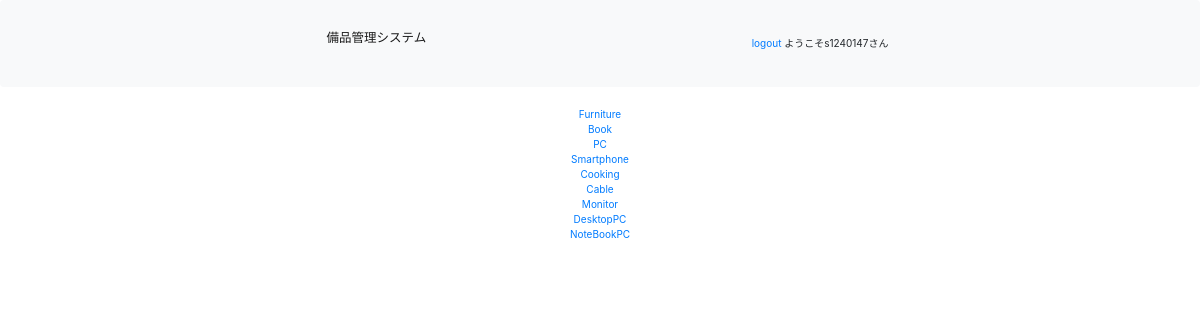
Page /fixtures/category_list/ (signed in) on the committed database.
### fixtures/models.py (models this page shows)
class Category(models.Model):
    name = models.CharField(max_length=20)
    def __str__(self):
        return self.name

### fixtures/views.py (the view, shortened to what this page needs)
# urls.py: path('category_list/',fixtures_views.category_list,name='category_list'),
@login_required
def category_list(request):
    if "category" in request.GET: # get Category by QueryParameter
        category = request.GET.get("category")
    else:                       # No queryParameter
        try:
            category_list=Category.objects.all()
        except Category.DoesNotExist:
            raise Http404("Category does not exist")
        else:
            return render(request,
                          'category.html',
                          {"category_list":category_list}
                          )

### templates/category.html (shortened to what this page needs)
{% extends 'base.html' %}
{% block content %}
<div align="center">
{% if category_list %}
    {% for category in category_list %}
        <a href="?category={{ category }}">{{ category }}</a><br>
    {% endfor %}
{% endif %}
</div>
{% endblock %}

### templates/base.html (shortened to what this page needs)
<!DOCTYPE html>
<html lang="en">
  <head>
    <link rel="stylesheet" href="https://maxcdn.bootstrapcdn.com/bootstrap/3.3.7/css/bootstrap.min.css">
    <link rel="stylesheet" href="https://maxcdn.bootstrapcdn.com/bootstrap/3.3.7/css/bootstrap-theme.min.css">
    <link rel="stylesheet" href="https://maxcdn.bootstrapcdn.com/bootstrap/4.0.0/css/bootstrap.min.css">
  </head>
  <body>
    <header>
      <nav class="navbar navbar-light bg-light">
        <span class="navbar-brand ml-0 h1">備品管理システム</span>
        <div align="right">
          {% if user.is_authenticated %}
          <a href="{% url 'logout' %}">logout</a> ようこそ{{ user }}さん
        {% else %}
          <a  href="{% url 'login' %}">login</a> / <a href="{% url 'signup' %}">signup</a>
        {% endif %}
        </div>
      </nav>
    </header>
      <div id="content">
        {% block content %}{% endblock %}
      </div>
  </body>
</html>

### rows in the picture
Category: name "Furniture"
Category: name "Book"
Category: name "PC"
Category: name "Smartphone"
Category: name "Cooking"
Category: name "Cable"
Category: name "Monitor"
Category: name "DesktopPC"
Category: name "NoteBookPC"

### other values in the picture
{{ user }} "s1240147"
